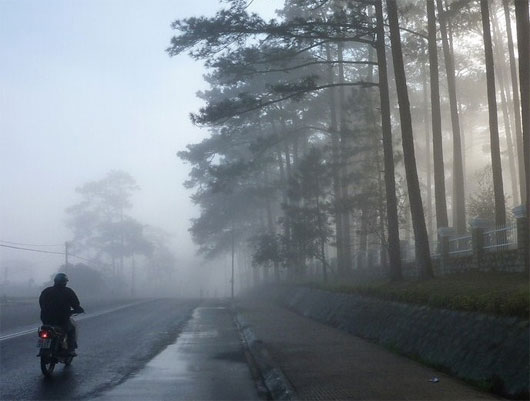
#> input picture Retinex/data/suongmu1.jpg, 530 x 401 px; its folder holds only this picture in this run
$ python run.py
#> lines starting #> are read from the running program, lines starting #| are printed output that depends on the picture
#> (reads Retinex/config.json from the repository)
#> further down, img is the input picture: shape (401, 530, 3); mean B, G, R 135.7, 129, 121.6
### Retinex/retinex.py
import numpy as np
import cv2


def singleScaleRetinex(img, sigma):
    retinex = np.log10(img) - np.log10(cv2.GaussianBlur(img, (0, 0), sigma))

    return retinex


def multiScaleRetinex(img, sigma_list):
    retinex = np.zeros_like(img)
    for sigma in sigma_list:
        retinex += singleScaleRetinex(img, sigma)

    retinex = retinex / len(sigma_list)

    return retinex


def colorRestoration(img, alpha, beta):
#> called with alpha = 125, beta = 46
    img_sum = np.sum(img, axis=2, keepdims=True)

    color_restoration = beta * (np.log10(alpha * img) - np.log10(img_sum))
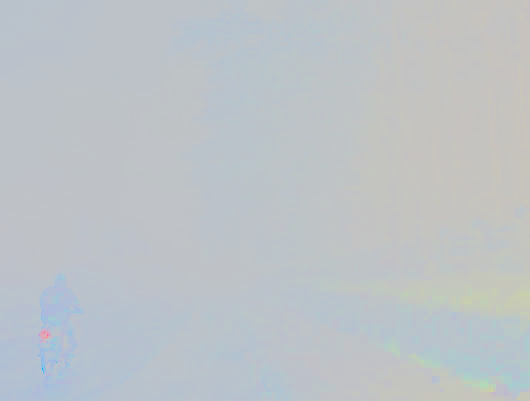
#> color_restoration: shape (401, 530, 3) float64; mean of channels 0, 1, 2 75.6, 74.6, 73.2; drawn with min black and max white

    return color_restoration


def simplestColorBalance(img, low_clip, high_clip):
    total = img.shape[0] * img.shape[1]
    for i in range(img.shape[2]):
        unique, counts = np.unique(img[:, :, i], return_counts=True)
        current = 0
        for u, c in zip(unique, counts):
            if float(current) / total < low_clip:
                low_val = u
            if float(current) / total < high_clip:
                high_val = u
            current += c

        img[:, :, i] = np.maximum(np.minimum(img[:, :, i], high_val), low_val)

    return img


def MSRCR(img, sigma_list, G, b, alpha, beta, low_clip, high_clip):
    img = np.float64(img) + 1.0

    img_retinex = multiScaleRetinex(img, sigma_list)
    img_color = colorRestoration(img, alpha, beta)
    img_msrcr = G * (img_retinex * img_color + b)
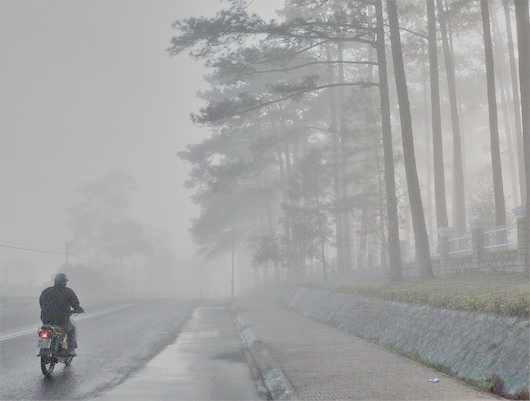
#> img_msrcr: shape (401, 530, 3) float64; mean of channels 0, 1, 2 112.1, 112.1, 111.5; drawn with min black and max white

    for i in range(img_msrcr.shape[2]):
        img_msrcr[:, :, i] = (img_msrcr[:, :, i] - np.min(img_msrcr[:, :, i])) / \
                             (np.max(img_msrcr[:, :, i]) - np.min(img_msrcr[:, :, i])) * \
                             255
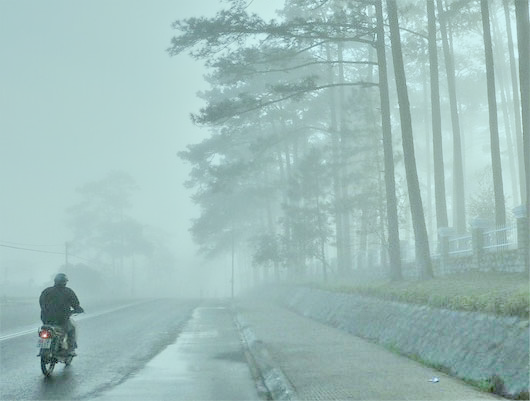
#> img_msrcr: shape (401, 530, 3) float64; mean of channels 0, 1, 2 186.5, 189.1, 158.9; drawn as B, G, R

    img_msrcr = np.uint8(np.minimum(np.maximum(img_msrcr, 0), 255))
    img_msrcr = simplestColorBalance(img_msrcr, low_clip, high_clip)

    return img_msrcr


def automatedMSRCR(img, sigma_list):
    img = np.float64(img) + 1.0

    img_retinex = multiScaleRetinex(img, sigma_list)

    for i in range(img_retinex.shape[2]):
        unique, count = np.unique(np.int32(img_retinex[:, :, i] * 100), return_counts=True)
        for u, c in zip(unique, count):
            if u == 0:
                zero_count = c
                break

        low_val = unique[0] / 100.0
        high_val = unique[-1] / 100.0
        for u, c in zip(unique, count):
            if u < 0 and c < zero_count * 0.1:
                low_val = u / 100.0
            if u > 0 and c < zero_count * 0.1:
                high_val = u / 100.0
                break

        img_retinex[:, :, i] = np.maximum(np.minimum(img_retinex[:, :, i], high_val), low_val)

        img_retinex[:, :, i] = (img_retinex[:, :, i] - np.min(img_retinex[:, :, i])) / \
                               (np.max(img_retinex[:, :, i]) - np.min(img_retinex[:, :, i])) \
                               * 255
#> this loop made 3 passes
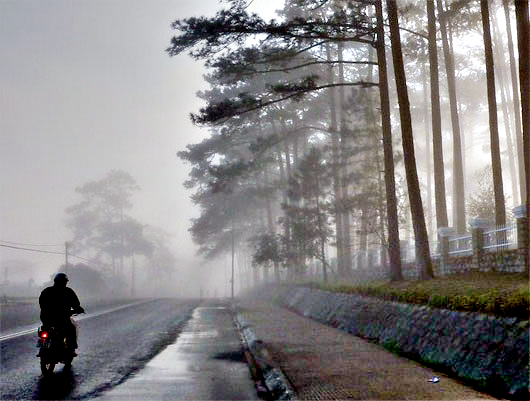
#> img_retinex: shape (401, 530, 3) float64; mean of channels 0, 1, 2 133.7, 133.3, 136.3; drawn as B, G, R

    img_retinex = np.uint8(img_retinex)

    return img_retinex


def MSRCP(img, sigma_list, low_clip, high_clip):
#> called with low_clip = 0.01, high_clip = 0.99
    img = np.float64(img) + 1.0

    intensity = np.sum(img, axis=2) / img.shape[2]

    retinex = multiScaleRetinex(intensity, sigma_list)
#> the loop in multiScaleRetinex (call 3), `for sigma in sigma_list:` made 3 passes
#> pass 1, in singleScaleRetinex (call 7), `retinex = np.log10(img) - np.log10(cv2.GaussianBlur(img, (0, 0), sigma))`:
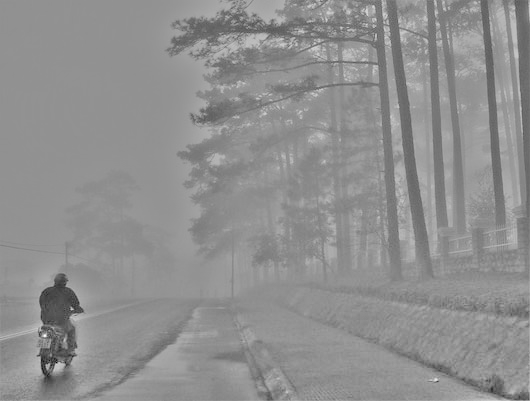
#> retinex: shape (401, 530) float64; min -0.781, max 0.586, mean -0.0106; drawn with min black and max white

    intensity = np.expand_dims(intensity, 2)
    retinex = np.expand_dims(retinex, 2)

    intensity1 = simplestColorBalance(retinex, low_clip, high_clip)
#> call 2 of simplestColorBalance, with low_clip = 0.01, high_clip = 0.99
#> after the loop in simplestColorBalance (call 2), `for i in range(img.shape[2]):`:
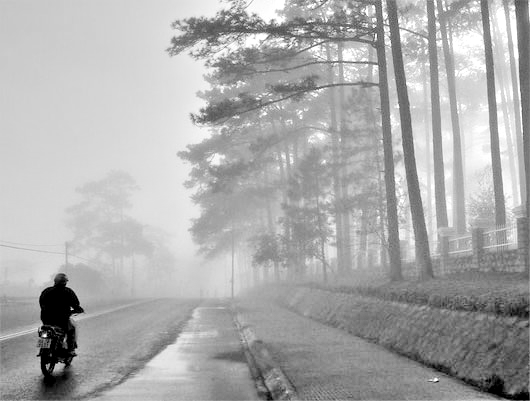
#> img: shape (401, 530, 1) float64; min -0.517, max 0.196, mean -0.0346; drawn with min black and max white

    intensity1 = (intensity1 - np.min(intensity1)) / \
                 (np.max(intensity1) - np.min(intensity1)) * \
                 255.0 + 1.0

    img_msrcp = np.zeros_like(img)

    for y in range(img_msrcp.shape[0]):
        for x in range(img_msrcp.shape[1]):
            B = np.max(img[y, x])
            A = np.minimum(256.0 / B, intensity1[y, x, 0] / intensity[y, x, 0])
            img_msrcp[y, x, 0] = A * img[y, x, 0]
            img_msrcp[y, x, 1] = A * img[y, x, 1]
            img_msrcp[y, x, 2] = A * img[y, x, 2]
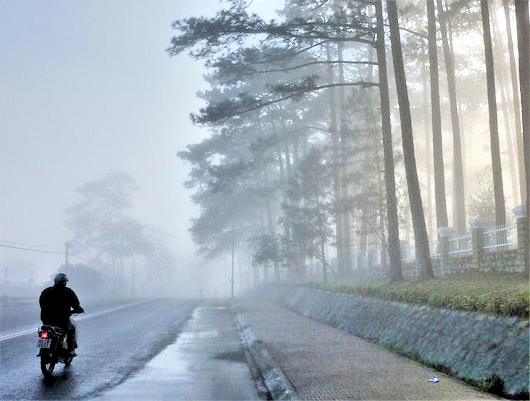
#> img_msrcp: shape (401, 530, 3) float64; mean of channels 0, 1, 2 182.3, 174, 163.8; drawn with min black and max white

    img_msrcp = np.uint8(img_msrcp - 1.0)

    return img_msrcp

### Retinex/run.py
import json
import os

import cv2

import Retinex.retinex as retinex

data_path = 'data'
img_list = os.listdir(data_path)
if len(img_list) == 0:
    print('Data directory is empty.')
    exit()

with open('config.json', 'r') as f:
    config = json.load(f)

for img_name in img_list:
    if img_name == '.gitkeep':
        continue

    img = cv2.imread(os.path.join(data_path, img_name))

    img_msrcr = retinex.MSRCR(
        img,
        config['sigma_list'],
        config['G'],
        config['b'],
        config['alpha'],
        config['beta'],
        config['low_clip'],
        config['high_clip']
    )

    img_amsrcr = retinex.automatedMSRCR(
        img,
        config['sigma_list']
    )

    img_msrcp = retinex.MSRCP(
        img,
        config['sigma_list'],
        config['low_clip'],
        config['high_clip']
    )

    shape = img.shape
#> shape = (401, 530, 3)
    cv2.imshow('Image', img)
    cv2.imshow('retinex', img_msrcr)
    cv2.imshow('Automated retinex', img_amsrcr)
    cv2.imshow('MSRCP', img_msrcp)
    cv2.waitKey()
